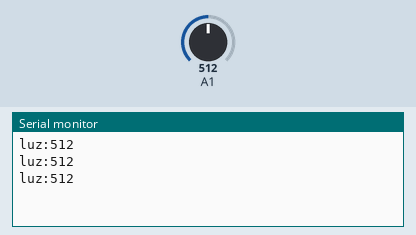
Recording of a sketch running on a simulated Arduino Uno, built with avr-gcc and run on an emulated ATmega328P. Parts: the last lines printed to the serial monitor. The test bench sets the inputs (shaded band); at power-on: A1 = 512.

Above: at 1.3 s.
1.4 s: A1 set to 716
At 1.9 s:
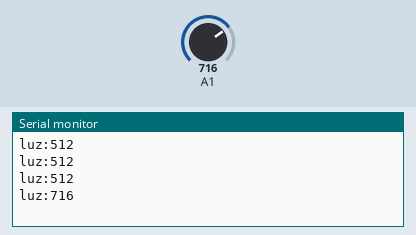
2.9 s: A1 set to 900
At 3.4 s:
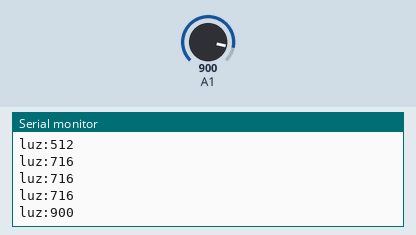
Timing chart, 0 to 5.9 s (numbered marks = the images above; inputs shaded):
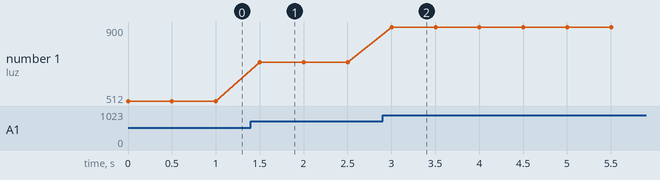

The sketch:

sketch_jun15a.ino
```cpp
void setup() {
  pinMode(A1,INPUT);
  Serial.begin(9600);
}

void loop() {
  long luz= analogRead (A1);
  Serial.print("luz:");
  Serial.println(luz);
  delay(500);
}
```

Measured:
- after the input at 1.4 s, the serial monitor: prints a new line after 0.10 s (image 1)
- after the input at 2.9 s, the serial monitor: prints a new line after 0.10 s (image 2)
- plotted number 1: 512 → 716 after the input at 1.4 s, 716 → 900 after the input at 2.9 s
